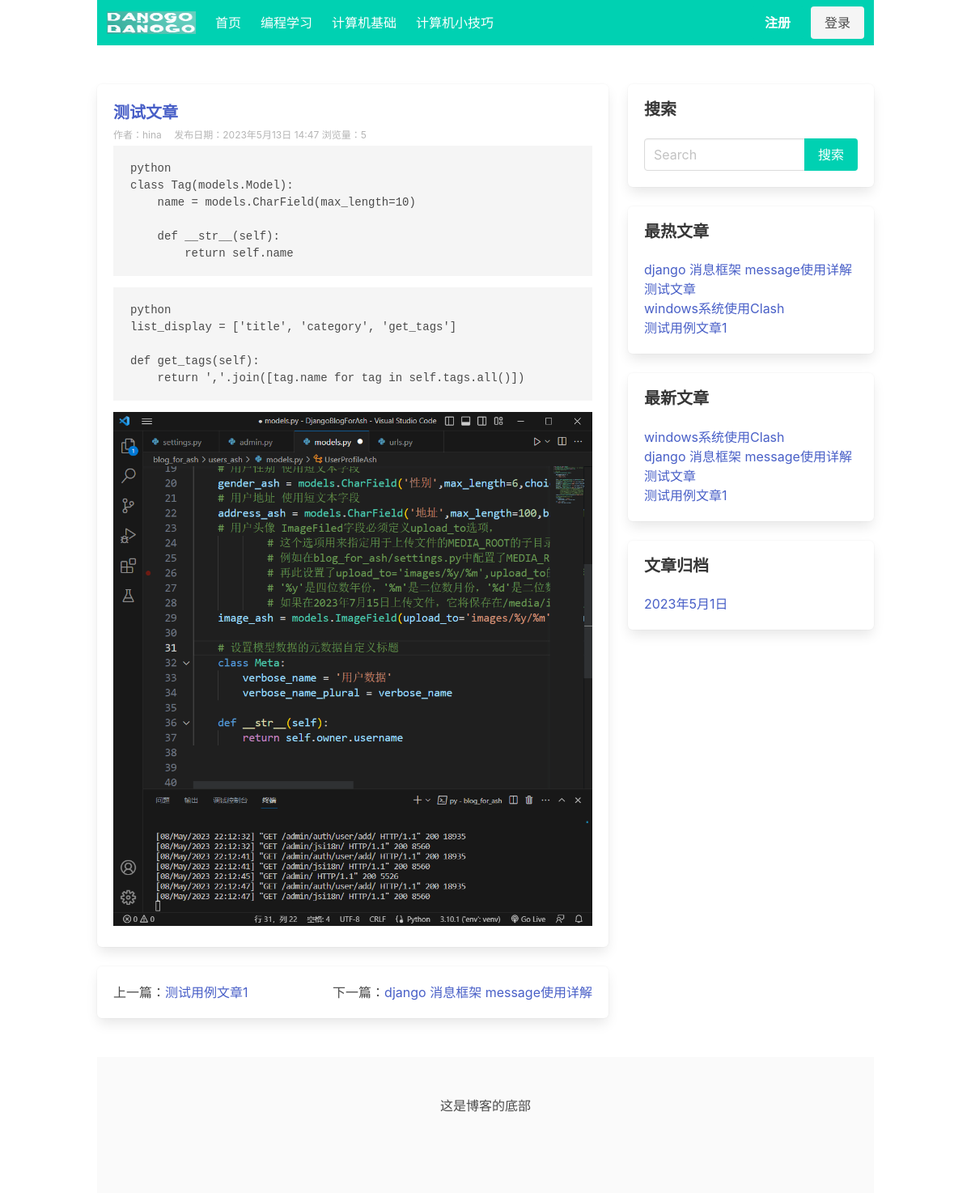
The app's page /blog/post/2/ with its own data.
### blog_ash/models.py (models this page shows, shortened)
class Category(models.Model):
    name = models.CharField(max_length=32, verbose_name="分类名称")
    desc = models.TextField(max_length=200, blank=True, default='', verbose_name="分类描述")
    add_date = models.DateTimeField(auto_now_add=True, verbose_name="添加时间")
    pub_date = models.DateTimeField(auto_now=True, verbose_name="修改时间")
    class Meta:
        verbose_name = "博客分类"
        verbose_name_plural = verbose_name

class Post(models.Model):
    title = models.CharField(max_length=61, verbose_name="文章标题")
    desc = models.TextField(max_length=200, blank=True, default='', verbose_name="文章描述")
    category = models.ForeignKey(Category, on_delete=models.CASCADE, verbose_name="分类")
    content = models.TextField(verbose_name="文章详情")
    tags = models.ForeignKey(Tag, blank=True, null=True, on_delete=models.CASCADE, verbose_name="文章标签")
    owner = models.ForeignKey(User, on_delete=models.CASCADE, verbose_name="作者")
    is_hot = models.BooleanField(default=False, verbose_name="是否热门")   # 手动热门推荐
    pv = models.IntegerField(default=0,verbose_name="浏览量")  # 浏览量
    add_date = models.DateTimeField(auto_now_add=True, verbose_name="添加时间")
    pub_date = models.DateTimeField(auto_now=True, verbose_name="修改时间")
    class Meta:
        verbose_name = "文章"
        verbose_name_plural = verbose_name

class Sidebar(models.Model):
    STATUS = (
        (1, '隐藏'),
        (2, '展示')
    )
    DISPLAY_TYPE = (
        (1, '搜索'),
        (2, '最新文章'),
        (3, '最热文章'),
        (4, '最近评论'),
        (5, '文章归档'),
        (6, 'HTML')
    )
    title = models.CharField(max_length=50, verbose_name="模块名称")  #  模块名称
    display_type = models.PositiveIntegerField(default=1, choices=DISPLAY_TYPE, verbose_name="展示类型")   # 侧边栏  搜索框/最新文章/热门文章/HTML自定义等
    content = models.CharField(max_length=500, blank=True, default='', verbose_name="内容",
                               help_text="如果设置的不是HTML类型，可为空")  # 这个字段是专门用来给HTML类型用的，其他类型可为空
    sort = models.PositiveIntegerField(default=1,  verbose_name="排序", help_text='序号越大越靠前')
    status = models.PositiveIntegerField(default=2, choices=STATUS, verbose_name="状态")        # 隐藏  显示状态
    add_date = models.DateTimeField(auto_now_add=True, verbose_name="创建时间")  # 时间
    class Meta:
        verbose_name = "侧边栏"
        verbose_name_plural = verbose_name
        ordering = ['-sort']
    @classmethod    # 类方法装饰器，这个就变成了这个类的一个方法可以调用
    def get_sidebar(cls):
        return cls.objects.filter(status=2)   # 查询到所有允许展示的模块
    @property    # 成为一个类属性，调用的时候不需要后边的（）,是只读的，用户没办法修改
    def get_content(self):
        if self.display_type == 1:
            context = {
            }
            return render_to_string('blog_ash/sidebar/search.html', context=context)
        elif self.display_type == 2:
            context = {
            }
            return render_to_string('blog_ash/sidebar/new_post.html', context=context)
        elif self.display_type == 3:
            context = {
            }
            return render_to_string('blog_ash/sidebar/hot_post.html', context=context)
        elif self.display_type == 4:
            context = {
            }
            return render_to_string('blog_ash/sidebar/commment.html', context=context)
        elif self.display_type == 5:   # 文章归档
            context = {
            }
            return render_to_string('blog_ash/sidebar/archives.html', context=context)
        elif self.display_type == 6:   # 自定义侧边栏
            return self.content   # 在侧边栏直接使用这里的html，模板中必须使用safe过滤器去渲染HTML

### blog_ash/views.py (the view)
# urls.py: path('post/<int:post_id>/', views.post_detail, name='post_detail'),
def post_detail(request, post_id):
    post = get_object_or_404(Post, id=post_id)
    prev_post = Post.objects.filter(id__lt=post_id).last()  # 上一篇
    next_post = Post.objects.filter(id__gt=post_id).first() # 下一篇
    Post.objects.filter(id=post_id).update(pv = F('pv') + 1)   # 这个功能有漏洞，仅做思路讲解
    context = {'post': post, 'prev_post': prev_post, 'next_post': next_post}
    return render(request, 'blog_ash/detail.html', context)

### blog_ash/templatetags/category.py (called while the page is built)
@register.simple_tag
def get_category_list():
    return Category.objects.all()

@register.simple_tag
def get_sidebar_list():
    return Sidebar.get_sidebar()

@register.simple_tag
def get_new_post():
    return Post.objects.order_by('-pub_date')[:8]

@register.simple_tag
def get_hot_pv_post():
    return Post.objects.order_by('-pv')[:8]

@register.simple_tag
def get_archives():
    return Post.objects.dates('add_date', 'month', order='DESC')[:8]

### blog_ash/templates/blog_ash/detail.html
{% extends 'blog_ash/base.html' %}
{% block section %}
<div class="box">
    <h1 class="is-size-5 has-text-weight-bold">
        <a> {{ post.title }}</a>
    </h1>
    <div class=" is-size-7 has-text-grey-light pt-1 pb-1">
        <span class="mr-3">作者：{{ post.owner }}</span> <span>发布日期：{{ post.add_date }}</span> <span>浏览量：{{ post.pv }}</span>
    </div>
    <div class="content">
        {{ post.content|safe }}
    </div>
</div>
<div class="box">
    <div class="level">
        <div class="level-left">
            {% if prev_post %}
            <span>上一篇：</span><a href="{% url 'blog_ash:post_detail' prev_post.id %}" class="level-item">{{ prev_post.title }}</a>
            {% else %}
            <span class=" has-text-danger-dark is-size-7">无上一篇</span>
            {% endif %}
        </div>
        <div class="level-right">
            {% if next_post %}
            <span>下一篇：</span><a href="{% url 'blog_ash:post_detail' next_post.id %}" class="level-item">{{ next_post.title }}</a>
            {% else %}
            <span class=" has-text-danger-dark is-size-7">已经是最后一篇</span>
            {% endif %}
        </div>
    </div>
</div>
{% endblock %}

### blog_ash/templates/blog_ash/base.html (shortened to what this page needs)
<!DOCTYPE html>
{% load static category %}
<html lang="en">
<head>
	<link rel="stylesheet" href="https://cdn.jsdelivr.net/npm/bulma@0.9.3/css/bulma.min.css">
</head>
<body>
	<nav class="navbar is-primary container" role="navigation" aria-label="main navigation">
			<div class="navbar-brand">
				<a class="navbar-item" href="https://www.djangoproject.com/">
					<img src="{% static 'images/logo.jpg' %}" width="110" height="40">
				</a>
			</div>
			<div id="navbarBasicExample" class="navbar-menu">
				<div class="navbar-start">
					{% block navbar-start %}
					<a class="navbar-item" href="{% url 'blog_ash:index' %}">
						首页
					</a>
					{% get_category_list as category_list %}
						{% for category in category_list %}
						<a class="navbar-item" href="{% url 'blog_ash:category_list' category.id %}">
							{{ category.name }}
						</a>
						{% endfor %}
					{% endblock %}
				</div>
				<div class="navbar-end">
					{% block navbar-end %}
					<div class="navbar-item">
						{% if user.is_authenticated %}
						<div class="buttons">
							<a class="button is-primary" href="{% url 'users_ash:user_profile' %}" target="_blank">
								<strong> {{ request.user.username }}</strong>
							</a>
							<a href="{% url 'users_ash:logoutAsh' %}" class="button is-primary">退出</a>
						</div>
						{% else %}
						<div class="buttons">
							<a class="button is-primary" href="{% url 'users_ash:registerAsh' %}" target="_blank">
								<strong>注册</strong>
							</a>
							<a class="button is-light" href="{% url 'users_ash:loginAsh' %}" target="_blank">
								登录
							</a>
						</div>
						{% endif %}
					</div>
					{% endblock %}
				</div>
			</div>
	</nav>
	<section class="section">
		<div class=" container">
			<div class="columns">
				<div class="column is-8">
					{% block section %}{% endblock %}
				</div>
				<div class="column is-4">
					{% block right %}
					{% get_sidebar_list as sidebar_list %}
					{% for sidebar in sidebar_list %}
					<div class="box">
						<h1 class=" is-size-5 title">{{ sidebar.title }}</h1>
						<p>{{ sidebar.get_content|safe }}</p>
					</div>
					{% endfor %}
					{% endblock %}
				</div>
			</div>
		</div>
	</section>
	{% block footer %}
	<footer class="footer container">
		<div class=" has-text-centered">
			这是博客的底部
		</div>
	</footer>
	{% endblock %}
</body>
</html>

### blog_ash/templates/blog_ash/sidebar/search.html (shortened to what this page needs)
<form action="{% url 'blog_ash:search' %}" method="get">
    <div class="field has-addons">
        <div class="control is-expanded">
            <input type="search" class="input" name="keyword" placeholder="Search" value="{{ keyword }}">
        </div>
        <div class="control">
          <input  class="button is-primary" type="submit" value="搜索">
        </div>
      </div>
</form>

### blog_ash/templates/blog_ash/sidebar/hot_post.html
{% load category %}
{% get_hot_pv_post as post_list %}
{% for post in post_list %}
    <ul>
        <li><a href="{% url 'blog_ash:post_detail' post.id %}">{{ post.title }}</a></li>
    </ul>
{% endfor %}

### blog_ash/templates/blog_ash/sidebar/new_post.html
{% load category %}
{% get_new_post as post_list %}
{% for post in post_list %}
    <ul>
        <li><a href="{% url 'blog_ash:post_detail' post.id %}">{{ post.title }}</a></li>
    </ul>
{% endfor %}

### blog_ash/templates/blog_ash/sidebar/archives.html
{% load category %}
{% get_archives as archives_list %}
{% for archive in archives_list %}
<ul>
    <li><a href="{% url 'blog_ash:archives' archive.year archive.month %}">{{ archive }}</a> </li>
</ul>
{% endfor %}

### records on screen
Category: name "编程学习"
Category: name "计算机基础"
Category: name "计算机小技巧"
Post: title "测试文章", owner "hina", add_date "2023年5月13日 14:47", pv "5", content "python class Tag(models.Model): name = models.CharField(max_length=10) def __str__(self): return self.name python list_display = ['title', 'category', 'get_tags'] def get_tags(self): return ','.join([tag.name for tag in self.tags.all()])", content (picture)
Post: title "测试用例文章1"
Post: title "django 消息框架 message使用详解"
Sidebar: title "搜索"
Sidebar: title "最热文章"
Post: title "windows系统使用Clash"
Sidebar: title "最新文章"
Sidebar: title "文章归档", archives_list "2023年5月1日"
